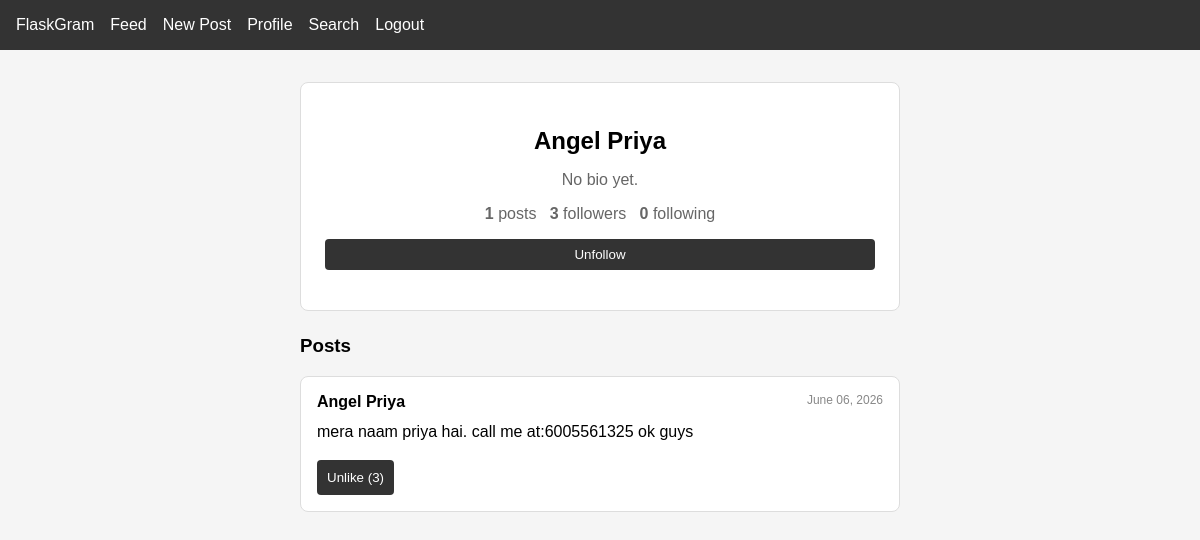
Page /users/Angel Priya (signed in) on the committed database.
### app/models.py (models this page shows, shortened)
class User(UserMixin, db.Model):
    id = db.Column(db.Integer, primary_key=True)
    username = db.Column(db.String(80), unique=True, nullable=False)
    email = db.Column(db.String(120), unique=True, nullable=False)
    password = db.Column(db.String(200), nullable=False)
    bio = db.Column(db.String(300), nullable=True)
    posts = db.relationship('Post', backref='author', lazy=True)
    liked_posts = db.relationship('Post', secondary=likes, backref='liked_by', lazy=True)
    following = db.relationship('User', secondary=follows,
                                primaryjoin=(follows.c.follower_id == id),
                                secondaryjoin=(follows.c.followed_id == id),
                                backref='followers', lazy=True)

class Post(db.Model):
    id = db.Column(db.Integer, primary_key=True)
    content = db.Column(db.String(500), nullable=False)
    date_posted = db.Column(db.DateTime, default=datetime.utcnow)
    user_id = db.Column(db.Integer, db.ForeignKey('user.id'), nullable=False)

### app/users/routes.py (the view)
@users.route("/<username>")
@login_required
def profile(username):
    user = User.query.filter_by(username=username).first_or_404()
    posts = Post.query.filter_by(user_id=user.id).order_by(Post.date_posted.desc()).all()
    return render_template("users/profile.html", user=user, posts=posts)

### app/models.py (called while the page is built)
@login_manager.user_loader
def load_user(user_id):
    return User.query.get(int(user_id))

### app/templates/users/profile.html (shortened to what this page needs)
{% extends 'base.html' %}
{% block content %}
<div class="profile-container">
    <div class="profile-header">
        <h2>{{ user.username }}</h2>
        <p>{{ user.bio or 'No bio yet.' }}</p>
        <p>
            <strong>{{ user.posts | length }}</strong> posts &nbsp;
            <strong>{{ user.followers | length }}</strong> followers &nbsp;
            <strong>{{ user.following | length }}</strong> following
        </p>
        {% if current_user != user %}
            {% if user in current_user.following %}
                <form method="POST" action="{{ url_for('users.unfollow', username=user.username) }}">
                    <button type="submit" class="btn">Unfollow</button>
                </form>
            {% else %}
                <form method="POST" action="{{ url_for('users.follow', username=user.username) }}">
                    <button type="submit" class="btn">Follow</button>
                </form>
            {% endif %}
        {% endif %}
    </div>
    <div class="profile-posts">
        <h3>Posts</h3>
        {% if posts %}
            {% for post in posts %}
            <div class="post-card">
                <div class="post-header">
                    <strong>{{ user.username }}</strong>
                    <span class="post-date">{{ post.date_posted.strftime('%B %d, %Y') }}</span>
                </div>
                <div class="post-content">
                    {{ post.content }}
                </div>
                <div class="post-actions">
                    <form method="POST" action="{{ url_for('posts.like', post_id=post.id) }}">
                        <button type="submit">
                            {% if current_user in post.liked_by %}
                                Unlike ({{ post.liked_by | length }})
                            {% else %}
                                Like ({{ post.liked_by | length }})
                            {% endif %}
                        </button>
                    </form>
                </div>
            </div>
            {% endfor %}
        {% else %}
            <p>No posts yet.</p>
        {% endif %}
    </div>
</div>
{% endblock %}

### app/static/style.css (style rules this page uses)
body { font-family: Arial, sans-serif; margin: 0; padding: 0; background-color: #f5f5f5; }
button { width: 100%; padding: 10px; background-color: #333; color: white; border: none; border-radius: 4px; cursor: pointer; }
.post-card { background: white; border: 1px solid #ddd; border-radius: 8px; padding: 1rem; margin-bottom: 1rem; }
.post-header { display: flex; justify-content: space-between; margin-bottom: 0.5rem; }
.post-date { color: #888; font-size: 12px; }
.post-content { margin-bottom: 1rem; line-height: 1.6; }
.post-actions { display: flex; gap: 1rem; }
.btn { display: inline-block; padding: 8px 16px; background-color: #333; color: white; text-decoration: none; border-radius: 4px; margin-bottom: 1rem; }
.profile-container { max-width: 600px; margin: 2rem auto; padding: 0 1rem; }
.profile-header { background: white; border: 1px solid #ddd; border-radius: 8px; padding: 1.5rem; margin-bottom: 1.5rem; text-align: center; }
.profile-header h2 { margin-bottom: 0.5rem; }
.profile-header p { color: #666; margin-bottom: 1rem; }

### rows in the picture
User: username "Angel Priya", bio "No bio yet."
Post: date_posted "June 06, 2026", content "mera naam priya hai. call me at:6005561325 ok guys", liked_by|length "3"

### other values in the picture
{{ user.posts | length }} "1"
{{ user.followers | length }} "3"
{{ user.following | length }} "0"
